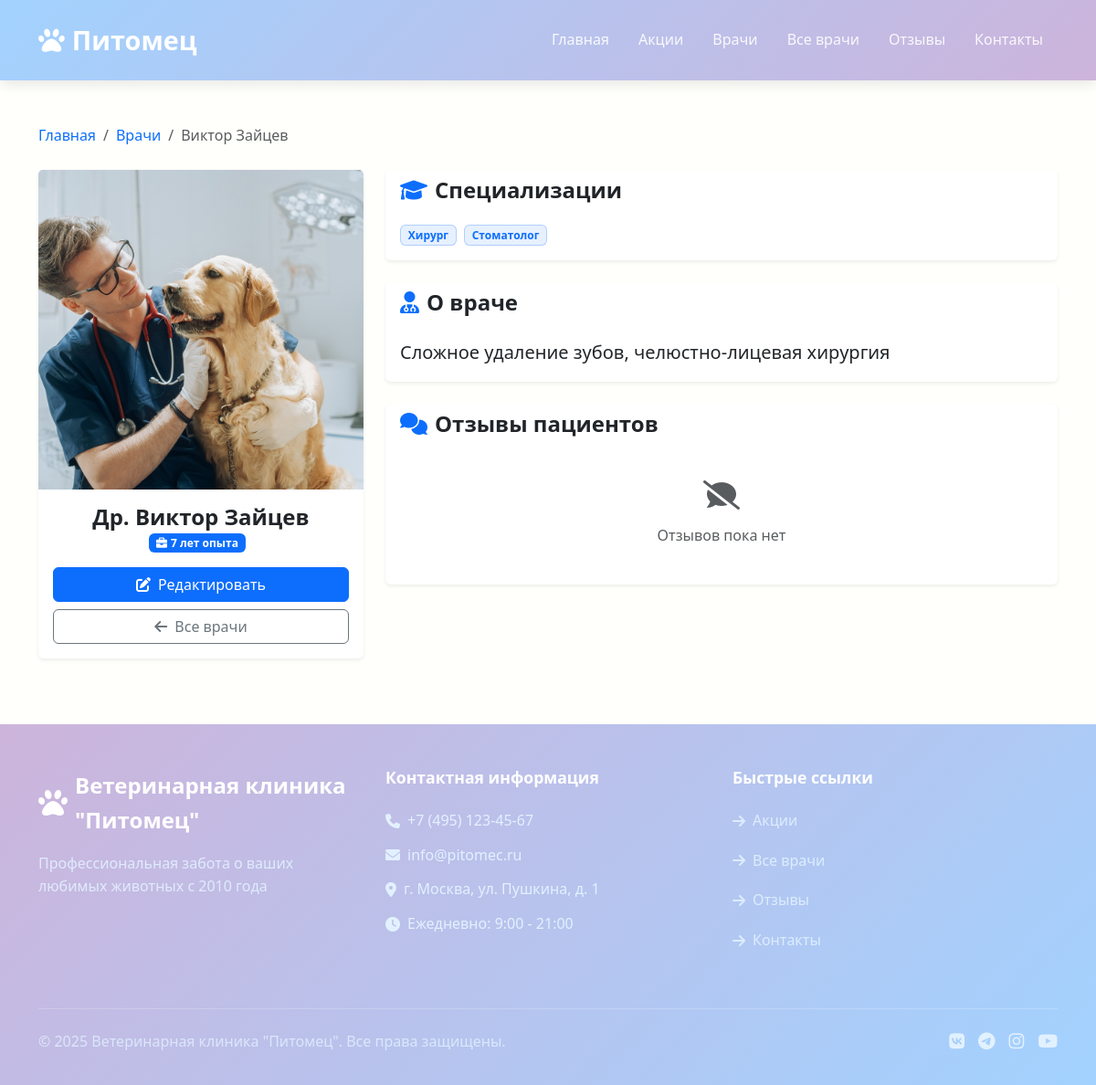
/doctor/10/, run on the app's committed database.
### clinic/models.py (models this page shows, shortened)
class Doctor(models.Model):
    first_name = models.CharField(max_length=100, verbose_name="Имя")
    last_name = models.CharField(max_length=100, verbose_name="Фамилия")
    specializations = models.ManyToManyField(Specialization, verbose_name="Специализации")
    experience = models.PositiveIntegerField(verbose_name="Опыт работы (лет)")
    description = models.TextField(verbose_name="Информация о враче", blank=True)
    photo = models.ImageField(upload_to='doctors/', verbose_name="Фотография", blank=True)
    is_featured = models.BooleanField(default=False, verbose_name="Показывать на главной")
    class Meta:
        verbose_name = "Врач"
        verbose_name_plural = "Врачи"

class Specialization(models.Model):
    name = models.CharField(max_length=100, verbose_name="Название специализации")
    class Meta:
        verbose_name = "Специализация"
        verbose_name_plural = "Специализации"

### clinic/views.py (the view)
# urls.py: path('doctor/<int:pk>/', views.doctor_detail, name='doctor_detail'),  # Просмотр одного
def doctor_detail(request, pk):
    doctor = get_object_or_404(Doctor, pk=pk)
    reviews = doctor.reviews.filter(is_approved=True)
    return render(request, 'clinic/doctor_detail.html', {'doctor': doctor, 'reviews': reviews})

### clinic/templates/clinic/doctor_detail.html (shortened to what this page needs)
{% extends 'clinic/base.html' %}
{% load static %}
{% block content %}
<div class="container py-5">
    <nav aria-label="breadcrumb" class="mb-4">
        <ol class="breadcrumb">
            <li class="breadcrumb-item"><a href="{% url 'clinic:index' %}" class="text-decoration-none">Главная</a></li>
            <li class="breadcrumb-item"><a href="{% url 'clinic:doctor_list' %}" class="text-decoration-none">Врачи</a></li>
            <li class="breadcrumb-item active" aria-current="page">{{ doctor.first_name }} {{ doctor.last_name }}</li>
        </ol>
    </nav>
    <div class="row">
        <div class="col-lg-4">
            <div class="card border-0 shadow-sm mb-4">
                <img src="{% if doctor.photo %}{{ doctor.photo.url }}{% else %}{% static 'clinic/images/doctor_placeholder.jpg' %}{% endif %}"
                     class="card-img-top"
                     alt="{{ doctor.first_name }} {{ doctor.last_name }}"
                     style="height: 350px; object-fit: cover;">
                <div class="card-body text-center">
                    <h2 class="h4 fw-bold mb-1">Др. {{ doctor.first_name }} {{ doctor.last_name }}</h2>
                    <div class="d-flex justify-content-center align-items-center mb-3">
                        <span class="badge bg-primary me-2">
                            <i class="fas fa-briefcase me-1"></i>{{ doctor.experience }} лет опыта
                        </span>
                    </div>
                    <div class="d-grid gap-2">
                        <a href="{% url 'clinic:doctor_update' doctor.pk %}" class="btn btn-primary">
                            <i class="fas fa-edit me-2"></i>Редактировать
                        </a>
                        <a href="{% url 'clinic:doctor_list' %}" class="btn btn-outline-secondary">
                            <i class="fas fa-arrow-left me-2"></i>Все врачи
                        </a>
                    </div>
                </div>
            </div>
        </div>
        <div class="col-lg-8">
            <div class="card border-0 shadow-sm mb-4">
                <div class="card-header bg-transparent border-0">
                    <h4 class="fw-bold mb-0"><i class="fas fa-graduation-cap me-2 text-primary"></i>Специализации</h4>
                </div>
                <div class="card-body">
                    {% if doctor.specializations.all %}
                    <div class="d-flex flex-wrap gap-2">
                        {% for spec in doctor.specializations.all %}
                        <span class="badge bg-primary bg-opacity-10 text-primary border border-primary border-opacity-25">
                            {{ spec.name }}
                        </span>
                        {% endfor %}
                    </div>
                    {% else %}
                    <p class="text-muted mb-0">Специализации не указаны</p>
                    {% endif %}
                </div>
            </div>
            <div class="card border-0 shadow-sm mb-4">
                <div class="card-header bg-transparent border-0">
                    <h4 class="fw-bold mb-0"><i class="fas fa-user-md me-2 text-primary"></i>О враче</h4>
                </div>
                <div class="card-body">
                    <p class="lead mb-0">{{ doctor.description|linebreaksbr|default:"Описание отсутствует" }}</p>
                </div>
            </div>
            <div class="card border-0 shadow-sm">
                <div class="card-header bg-transparent border-0">
                    <h4 class="fw-bold mb-0"><i class="fas fa-comments me-2 text-primary"></i>Отзывы пациентов</h4>
                </div>
                <div class="card-body">
                    {% for review in reviews %}
                    <div class="border-start border-3 border-primary ps-3 mb-3">
                        <div class="d-flex justify-content-between align-items-start mb-2">
                            <h6 class="fw-bold mb-0">{{ review.author_name }}</h6>
                            <div class="star-rating text-warning">
                                {% for i in "12345" %}
                                <i class="fas fa-star{% if forloop.counter > review.rating %}-o opacity-25{% endif %}"></i>
                                {% endfor %}
                            </div>
                        </div>
                        <p class="mb-2">{{ review.text }}</p>
                        <small class="text-muted">{{ review.created_at|date:"d E Y, H:i" }}</small>
                    </div>
                    {% empty %}
                    <div class="text-center py-4">
                        <i class="fas fa-comment-slash fa-2x text-muted mb-3"></i>
                        <p class="text-muted mb-0">Отзывов пока нет</p>
                    </div>
                    {% endfor %}
                </div>
            </div>
        </div>
    </div>
</div>
{% endblock %}

### clinic/static/clinic/css/style.css (style rules this page uses)
:root { --pastel-primary: #a2d2ff; --pastel-secondary: #ffafcc; --pastel-accent: #cdb4db; --pastel-success: #9bf6ff; --pastel-light: #fdffb6; --pastel-background: #fffffc; --pastel-text: #4a4e69; --footer-text: #ffffff; --footer-link: #e2f1ff; }
body { background-color: var(--pastel-background); color: var(--pastel-text); font-family: 'Segoe UI', Tahoma, Geneva, Verdana, sans-serif; line-height: 1.6; }
html { scroll-behavior: smooth; scroll-padding-top: 80px; }
.card-img-top { transition: transform 0.3s ease; }
html, body { height: 100%; }
body { display: flex; flex-direction: column; }

### data on the page
Doctor: first_name "Виктор", last_name "Зайцев", photo+first_name+last_name (picture), experience "7", description "Сложное удаление зубов, челюстно-лицевая хирургия"
Specialization: name "Хирург"
Specialization: name "Стоматолог"
